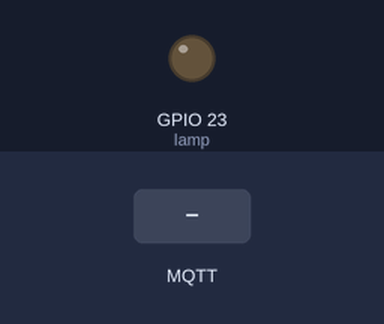
A sketch run on a simulated ESP32. On the bench: output pins drawn as LEDs (lit = HIGH). The inputs (shaded band) are chosen by the test bench. WiFi joins after 1.5 s; servers stay silent unless stated; no MQTT or app messages arrive unless stated; what the sketch prints to the serial monitor is not drawn.

Above: at 2.7 s.
2.8 s: MQTT message "0" arrives on the first subscribed topic
At 4.7 s:
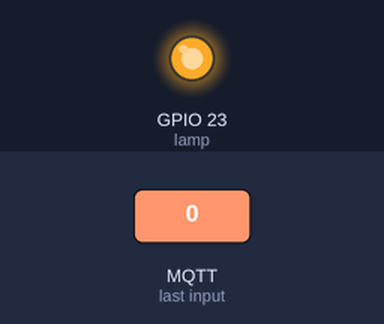
5.0 s: MQTT message "on" arrives on the first subscribed topic
7.0 s: MQTT message "off" arrives on the first subscribed topic
Timing chart, 0 to 10.0 s (numbered marks = the images above; inputs shaded):
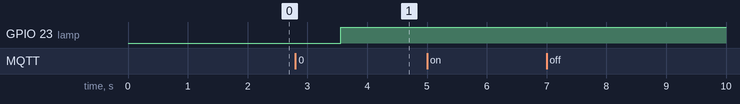

Measured:
- after the input at 2.8 s, GPIO 23 (lamp): LOW → HIGH after 0.75 s
- after the input at 5.0 s, every drawn part: stays the same
- after the input at 7.0 s, every drawn part: stays the same

The sketch:

AWS_IoT_Lamp.ino
```cpp
#include "secret.h"
#include <WiFiClientSecure.h>
#include <PubSubClient.h>
#include <ArduinoJson.h>
#include "WiFi.h"

#define AWS_IOT_SUBSCRIBE_TOPIC "esp32/sub"

#define lamp 23

  WiFiClientSecure net = WiFiClientSecure();
  PubSubClient client (net);

void connectAWS()
{
  WiFi.mode (WIFI_STA);
  WiFi.begin(WIFI_SSID, WIFI_PASSWORD);

  Serial.println("Connecting to Wi-Fi");

  while (WiFi.status() != WL_CONNECTED)
  {
    delay(500);
    Serial.print(".");
  }

  // Configure WiFiClientSecure to use the AWS IoT device credentials
  net.setCACert (AWS_CERT_CA);
  net.setCertificate (AWS_CERT_CRT);
  net.setPrivateKey (AWS_CERT_PRIVATE);

  // Connect to the MQTT broker on the AWS endpoint we defined earlier
  client.setServer (AWS_IOT_ENDPOINT, 8883);

  // Create a message handler

  client.setCallback (messageHandler);

  Serial.println("Connecting to AWS IOT");

  while (!client.connect (THINGNAME))
  {
    Serial.print(".");
    delay(100);
  }

  if (!client.connected())
  {
  Serial.println("AWS IoT Timeout!");
  return;
  }

  // Subscribe to a topic

  client.subscribe (AWS_IOT_SUBSCRIBE_TOPIC);
  Serial.println("AWS IoT Connected!");
}

void messageHandler (char* topic, byte* payload, unsigned int length)
{
  Serial.print("incoming: ");
  Serial.println(topic);

  StaticJsonDocument<200> doc;
  deserializeJson (doc, payload);
  const char* message = doc["message"];
  Serial.println();

  for (int i = 0; i < length; i++)
  {
    Serial.print((char)payload [i]); // Pring payload content
  }
    char led= (char) payload [62]; // Extracting the controlling command from the Payload to Controlling LED from AWS
    Serial.print("Command: ");
    Serial.println(led);

  if (led - 49) // 49 is the ASCI value of 1
  {
    digitalWrite(lamp, HIGH);
    Serial.println("Lamp_State changed to HIGH");
  }

  else if (led == 48) // 48 is the ASCI value of 0
  {
    digitalWrite(lamp, LOW);
    Serial.println("Lamp_State changed to LOW");
  }

  Serial.println();
}

void setup()
{
  Serial.begin(115200);
  connectAWS();
  pinMode (lamp,OUTPUT);
  digitalWrite (lamp,LOW);
}

void loop()
{
  client.loop();
  delay(1000);
}
```

secret.h
```cpp
#include <pgmspace.h>

#define SECRET
#define THINGNAME "ESP32_LED"

const char WIFI_SSID[] = "SahilA_5G";
//change this
const char WIFI_PASSWORD [] = "sahil932004";
//change this
const char AWS_IOT_ENDPOINT [] = "a2c9qlmk9dg943-ats.iot.ap-south-1.amazonaws.com";
//change this

// Amazon Root CA 1
static const char AWS_CERT_CA[] PROGMEM=R"EOF(

-----BEGIN CERTIFICATE-----
MIIDQTCCAimgAwIBAgITBmyfz5m/jAo54vB4ikPmljZbyjANBgkqhkiG9w0BAQsF
ADA5MQswCQYDVQQGEwJVUzEPMA0GA1UEChMGQW1hem9uMRkwFwYDVQQDExBBbWF6
b24gUm9vdCBDQSAxMB4XDTE1MDUyNjAwMDAwMFoXDTM4MDExNzAwMDAwMFowOTEL
MAkGA1UEBhMCVVMxDzANBgNVBAoTBkFtYXpvbjEZMBcGA1UEAxMQQW1hem9uIFJv
b3QgQ0EgMTCCASIwDQYJKoZIhvcNAQEBBQADggEPADCCAQoCggEBALJ4gHHKeNXj
ca9HgFB0fW7Y14h29Jlo91ghYPl0hAEvrAIthtOgQ3pOsqTQNroBvo3bSMgHFzZM
9O6II8c+6zf1tRn4SWiw3te5djgdYZ6k/oI2peVKVuRF4fn9tBb6dNqcmzU5L/qw
IFAGbHrQgLKm+a/sRxmPUDgH3KKHOVj4utWp+UhnMJbulHheb4mjUcAwhmahRWa6
VOujw5H5SNz/0egwLX0tdHA114gk957EWW67c4cX8jJGKLhD+rcdqsq08p8kDi1L
93FcXmn/6pUCyziKrlA4b9v7LWIbxcceVOF34GfID5yHI9Y/QCB/IIDEgEw+OyQm
jgSubJrIqg0CAwEAAaNCMEAwDwYDVR0TAQH/BAUwAwEB/zAOBgNVHQ8BAf8EBAMC
AYYwHQYDVR0OBBYEFIQYzIU07LwMlJQuCFmcx7IQTgoIMA0GCSqGSIb3DQEBCwUA
A4IBAQCY8jdaQZChGsV2USggNiMOruYou6r4lK5IpDB/G/wkjUu0yKGX9rbxenDI
U5PMCCjjmCXPI6T53iHTfIUJrU6adTrCC2qJeHZERxhlbI1Bjjt/msv0tadQ1wUs
N+gDS63pYaACbvXy8MWy7Vu33PqUXHeeE6V/Uq2V8viTO96LXFvKWlJbYK8U90vv
o/ufQJVtMVT8QtPHRh8jrdkPSHCa2XV4cdFyQzR1bldZwgJcJmApzyMZFo6IQ6XU
5MsI+yMRQ+hDKXJioaldXgjUkK642M4UwtBV8ob2xJNDd2ZhwLnoQdeXeGADbkpy
rqXRfboQnoZsG4q5WTP468SQvvG5
-----END CERTIFICATE-----

)EOF";
// Device Certificate
//change this

static const char AWS_CERT_CRT[] PROGMEM = R"KEY(

-----BEGIN CERTIFICATE-----
MIIDWTCCAkGgAwIBAgIUGnfUBUCW3eVTeZlCEICWvIwvywowDQYJKoZIhvcNAQEL
BQAwTTFLMEkGA1UECwxCQW1hem9uIFdlYiBTZXJ2aWNlcyBPPUFtYXpvbi5jb20g
SW5jLiBMPVNlYXR0bGUgU1Q9V2FzaGluZ3RvbiBDPVVTMB4XDTI1MDEyMzE2MTk1
NVoXDTQ5MTIzMTIzNTk1OVowHjEcMBoGA1UEAwwTQVdTIElvVCBDZXJ0aWZpY2F0
ZTCCASIwDQYJKoZIhvcNAQEBBQADggEPADCCAQoCggEBALVknSEI5AX3VxbAUrGK
HR4nIWnw97nVLYOVc8rXnrEqsriGJMfQmALW4oKQFG4NHot02fyR2VRRNkvQeaVO
79gQzeRvyDH18XIO/KaS81TmdGQMkkHAspwP5rS3nmEW3Y1Yke70eLhyeF7sDxOq
yNGbKpCqKK/sATJzcWWk78sbPYmn9Xqe5rEEXpdh1Rql794DJWvseKfDDsuEHmiy
SebQiKVK2JCJDG6bkpf6I19V9C1m+JMtN8dJ6CWIxXO716n0gMC3klauo75OiMKn
xVRN96lYde/7G92ghD6FLSa3TUQYbLpWvf6h+7lp8Yh5VO1cU8LK6TctkPRuhTYk
t0MCAwEAAaNgMF4wHwYDVR0jBBgwFoAUhDJ+FWP8UKgofNVmzIgJIElBQ8MwHQYD
VR0OBBYEFC5+LPOtOcVd/zuR7ihooSnAujEHMAwGA1UdEwEB/wQCMAAwDgYDVR0P
AQH/BAQDAgeAMA0GCSqGSIb3DQEBCwUAA4IBAQBLAxcCuK4FSyyBLZ2EJuNZVTAF
9pHcVqx6l9JTFuU7yw7PuEbpOAkI0419xvuKqz0EiiUzEhUibrIFp+lAhaRsHQ9N
vO6RtQ9qjlL8fnlC1FfUe+5xDXD9SkJneBjx7ICvjVASoQhAtkA53ltVjoHIHF1c
5c016UK1IK1Jtd9Ex/gkBgH3XRIbwBvKPDfPpqETV/ikNvfEHXYqAuv/lzAKsP9X
fZQNUD9UB6DnRb3Kx8yOTepf0Ty1cH6wDFFpGDc8hkie9HS0NzTLaIk19oi1bYeh
8ZcNnanNYAIG4f8nmtCc0lJ64SzSmKdORXgXFWoYSig+xHtO5vEAuSMFMLgw
-----END CERTIFICATE-----

)KEY";
// Device Private Key

static const char AWS_CERT_PRIVATE[] PROGMEM = R"KEY(

-----BEGIN RSA PRIVATE KEY-----
MIIEpQIBAAKCAQEAtWSdIQjkBfdXFsBSsYodHichafD3udUtg5VzyteesSqyuIYk
x9CYAtbigpAUbg0ei3TZ/JHZVFE2S9B5pU7v2BDN5G/IMfXxcg78ppLzVOZ0ZAyS
QcCynA/mtLeeYRbdjViR7vR4uHJ4XuwPE6rI0ZsqkKoor+wBMnNxZaTvyxs9iaf1
ep7msQRel2HVGqXv3gMla+x4p8MOy4QeaLJJ5tCIpUrYkIkMbpuSl/ojX1X0LWb4
ky03x0noJYjFc7vXqfSAwLeSVq6jvk6IwqfFVE33qVh17/sb3aCEPoUtJrdNRBhs
ula9/qH7uWnxiHlU7VxTwsrpNy2Q9G6FNiS3QwIDAQABAoIBAQCnUZuu8SiEaFao
4dZldeTN/4JO2rtna0CEc8NPg/0Zpy0cEIC037CYTea6UHTH3soiETNSSqaRpCfV
XwQWe+24/CcvY/ziON7yOujKLhrOYZVTBFWU2U7nrbM9V3J8VD8hNmXGaTNB0DVA
ObbeiVacIejtcEf/nk6sXthmzfFzAqp06E0zbT8gbakdX1WH0XDnJ3xZa4eK5d8n
dS3eAu/O8c1iERpMx7evLbRiX7oeLWZukUQSNpsoeQYQz4csseKdSl8XEH6QKR5T
IKFtqwLtUMeyyr5FLj+FejRxw0kG1O6Z4DxFflta9hxeYGAYQoTYKXk4ENSNG1JG
7WNFnbyBAoGBAOtXa5ZvsV8ulJBhjsJhPouQY1EvyVIu3FwEhzNpzVXPOT4cRYJ2
2piXDa+7RijazhR/QuZQBSYqcWkKilnOGT/vy85LdFw/zOnvLLk011PJyNUXq05z
L5M/zX8mYCtxxRdBblbZ4prtnwe4H+SGz4e8NUB3yvrfwqeIzZpTQpKTAoGBAMVQ
3e1U+ZzuKnNRwU8H52Facg/Sm4PhgsQiWxfwPRi9hOkv4IJe/M+FV9Xi76ceX5K5
6jJDLdbWihMpeFBkIJac2ahoOKJpca4rwl+tvhQ9R3j6HL6IjG7Ext3QEevltJSj
FQvoxsvGHiSm5jftaPiYb+ymAS6Q8XYbUmmg5saRAoGBANCI7jSnVCxbQhmN2Mo1
EQ7qKpdOGL5R98Ex4fuUzPY0YSzAMHeiiaCceOw2rbyV5fYTrlwWm/ltsoC5bk6V
aZpWCeoKwljbz9+ap66VPBhqvSLVjl49gvKfnqAEiUL11Qb+W59qAnn2BOz6IoiF
TG+iPi2Z+KrEi9+YQVd2X48xAoGBAKNZOhCTi33WUYBci0sRAQVAajMdKK+6TpZu
1rjvorTLmK+veg6T8nkeK8Qe9kWEyJxgmzh3EwjLXU1VxIvRCIWHXk2j0lbqMjl9
cpHg9P4uaPAHJyq5QoElGHljGqMO7Dss82yDjaf+4M94+BgOzBsZn3brSwkw5yTe
o5BcqxBxAoGAVBDTeLqnSROrocEpzExM34jrVASJ4E32BtxaNHZhNdvkrKXyId7t
HDREOZrrhznB3xn2fCl7GQ7o7N8UtJnPLIqwiBcYdahUxdaz4lk2ol3PyE7vEB8U
aoXDAOORSwy0ha20y6h1yneAErBpilkSuNyWzD1DPSKflzPhZS1RU8k=
-----END RSA PRIVATE KEY-----

)KEY";
```
